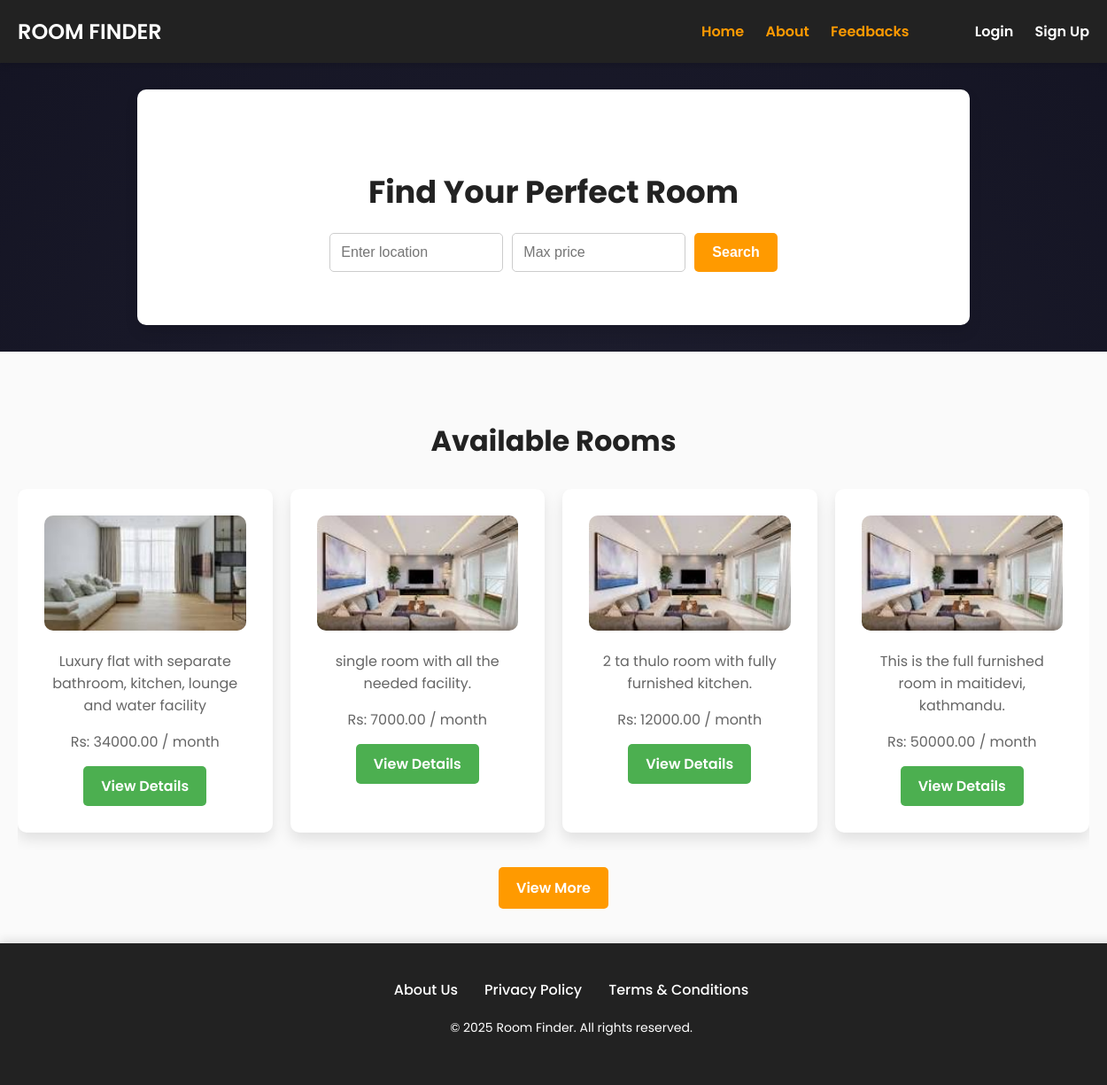
The app's page /, older data.
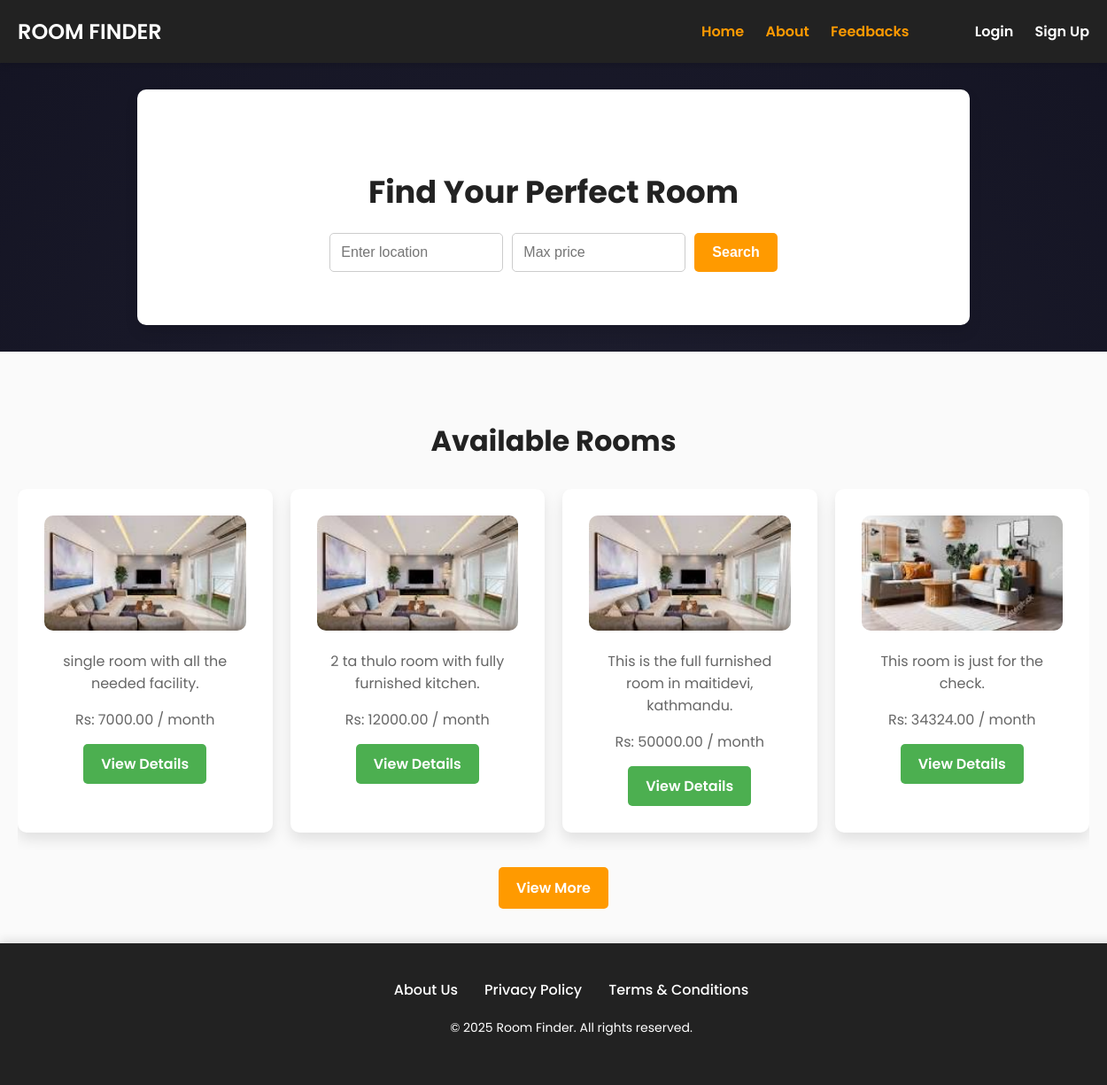
The same page, newer data.
### Landlord/models.py (models this page shows, shortened)
class Room(models.Model):
    ROOM_TYPE = [
        ('Single', 'Single'),
        ('Double', 'Double'),
        ('Flat', 'Flat'),
    ]
    owner = models.ForeignKey(Landlord, on_delete=models.CASCADE, null=True)
    title = models.CharField(max_length=255)
    price = models.DecimalField(max_digits=10, decimal_places=2)
    location = models.CharField(max_length=255)
    description = models.TextField()
    room_type = models.CharField(choices=ROOM_TYPE, max_length=10, null=True, default="Single")
    is_available = models.BooleanField(default=True)
    image = models.ManyToManyField('RoomImage', related_name='rooms')

class RoomImage(models.Model):
    room = models.ForeignKey(Room, on_delete=models.CASCADE, related_name='images')
    image = models.ImageField(upload_to='room_images/')

### ROOM_FINDER/views.py (the view)
# urls.py: path('', homepage, name='homepage'),
def homepage(request):
    room_list = Room.objects.filter(is_available=True)
    paginator = Paginator(room_list, 4)
    page = request.GET.get('page', 1)
    try:
        rooms = paginator.page(page)
    except PageNotAnInteger:
        rooms = paginator.page(1)
    except EmptyPage:
        rooms = paginator.page(paginator.num_pages)
    if rooms.number == paginator.num_pages and rooms.has_previous():
        next_page = None  # No next page
    else:
        next_page = rooms.next_page_number() if rooms.has_next() else None
    return render(request, 'homepage.html', {'rooms': rooms, 'next_page': next_page})

### ROOM_FINDER/templates/homepage.html (shortened to what this page needs)
<!DOCTYPE html>
<html lang="en">
<head>
    {% load static %}
</head>
<body>
    <header>
        <a href="{% url 'homepage' %}" class="logo">
        <h1 class="logo">ROOM FINDER</h1>
        </a>
        <div class="navbar">
            <a href="{% url "homepage" %}">Home</a>
            <a href="{% url "about" %}">About</a>
            <a href="{% url "feedbacks" %}">Feedbacks</a>
            <a href="/login_as" style="color:white; margin-left:70px;">Login</a>
            <a href="/signup_as" style="color:white">Sign Up</a>
        </div>
    </header>
    <section class="search">
        <h1>Find Your Perfect Room</h1>
        <form action="/search" method="GET">
            <input type="text" name="location" placeholder="Enter location" required>
            <input type="number" name="max_price" placeholder="Max price" required>
            <button type="submit">Search</button>
        </form>
    </section>
    <section class="rooms">
        <h2>Available Rooms</h2>
        <div class="room-cards">
            {% for room in rooms %}
            <div class="room-card">
                {% with room.images.all|first as first_image %}
                    {% if first_image %}
                        <img src="{{ first_image.image.url }}" alt="{{ room.name }}">
                    {% else %}
                        <img src="{% static 'images/default-room.jpg' %}" alt="No Image Available">
                    {% endif %}
                {% endwith %}
            <p>{{ room.description }}</p>
                <p>Rs: {{ room.price }} / month</p>
                <a href="/room/{{ room.id }}">View Details</a>
            </div>
            {% endfor %}
        </div>
        {% if rooms.has_next %}
            <div class="view-more-container">
                <a href="?page={{ rooms.next_page_number }}" class="view-more-btn">View More</a>
            </div>
        {% endif %}
    </section>
    <footer>
        <div class="container">
            <div class="footer-links">
                <a href="{% url 'about' %}">About Us</a>
                <a>Privacy Policy</a>
                <a>Terms & Conditions</a>
            </div>
            <div class="footer-copy">
                <p>&copy; 2025 Room Finder. All rights reserved.</p>
            </div>
        </div>
    </footer>
</body>
</html>

### ROOM_FINDER/templates/homepage.html (style rules this page uses)
body { font-family: 'Poppins', sans-serif; margin: 0; padding: 0; background: radial-gradient(circle, #1e1e2f, #141423); color: #333;rent }
a { text-decoration: none; color: inherit; }
header { background: #222; color: #fff; padding: 2px 20px; display: flex; justify-content: space-between; align-items: center; box-shadow: 0 4px 6px rgba(0, 0, 0, 0.1); }
header .logo { font-size: 1.5rem; font-weight: 600; }
.navbar a { font-size: 1rem; color: #ff9a00; margin-left: 20px; font-weight: 600; transition: color 0.3s ease; }
.search { text-align: center; padding: 60px 20px; background: #fff; margin: 30px auto; border-radius: 10px; max-width: 900px; box-shadow: 0 8px 15px rgba(0, 0, 0, 0.1); }
.search h1 { font-size: 2.2rem; color: #222; margin-bottom: 20px; }
.search form { display: flex; justify-content: center; gap: 10px; }
.search input { padding: 12px; border: 1px solid #ccc; border-radius: 5px; width: 170px; font-size: 1rem; }
.search button { padding: 12px 20px; background: #ff9a00; color: #fff; border: none; border-radius: 5px; font-size: 1rem; font-weight: 600; cursor: pointer; transition: background 0.3s ease; }
.rooms { padding: 50px 20px; background: #fafafa; }
.rooms h2 { text-align: center; font-size: 2rem; color: #222; margin-bottom: 30px; }
.room-cards { display: grid; grid-template-columns: repeat(auto-fit, minmax(200px, 1fr)); gap: 20px; width: 100%; justify-items: center; grid-auto-flow: column; overflow-x: auto; padding-bottom: 20px; }
.room-card { background: #fff; border-radius: 10px; box-shadow: 0 8px 15px rgba(0, 0, 0, 0.1); text-align: center; padding: 30px; transition: transform 0.3s ease, box-shadow 0.3s ease; }
.room-card img { width: 100%; height: 130px; border-radius: 10px; object-fit: cover; margin-bottom: 10px; display: block; }
.room-card p { font-size: 1rem; color: #666; margin-bottom: 15px; }
.room-card a { display: inline-block; padding: 10px 20px; background: #4CAF50; color: #fff; border-radius: 5px; font-size: 1rem; font-weight: 600; transition: background 0.3s ease; }
footer { background: #222; color: #fff; text-align: center; padding: 40px 20px; position: relative; width: 100%; bottom: 0; box-shadow: 0 -4px 10px rgba(0, 0, 0, 0.1); }
.container { max-width: 1200px; margin: 0 auto; padding: 0 20px; }
.footer-links { display: flex; justify-content: center; gap: 30px; margin-bottom: 20px; }
.footer-links a { color: #fff; text-decoration: none; font-size: 16px; font-weight: 500; transition: color 0.3s ease; }
.footer-copy p { font-size: 14px; margin-top: 20px; }
.view-more-container { text-align: center; margin-top: 30px; }
.view-more-btn { padding: 12px 20px; background: #ff9a00; color: #fff; font-weight: 600; border-radius: 5px; font-size: 1rem; cursor: pointer; text-decoration: none; transition: background 0.3s ease; }

Row changes from the older to the newer data that the page shows:
no longer on this page (row edited): Room: image (picture), description "Luxury flat with separate bathroom, kitchen, lounge and water facility", price "34000.00"
now on this page (row unchanged): Room: image (picture), description "This room is just for the check.", price "34324.00"
